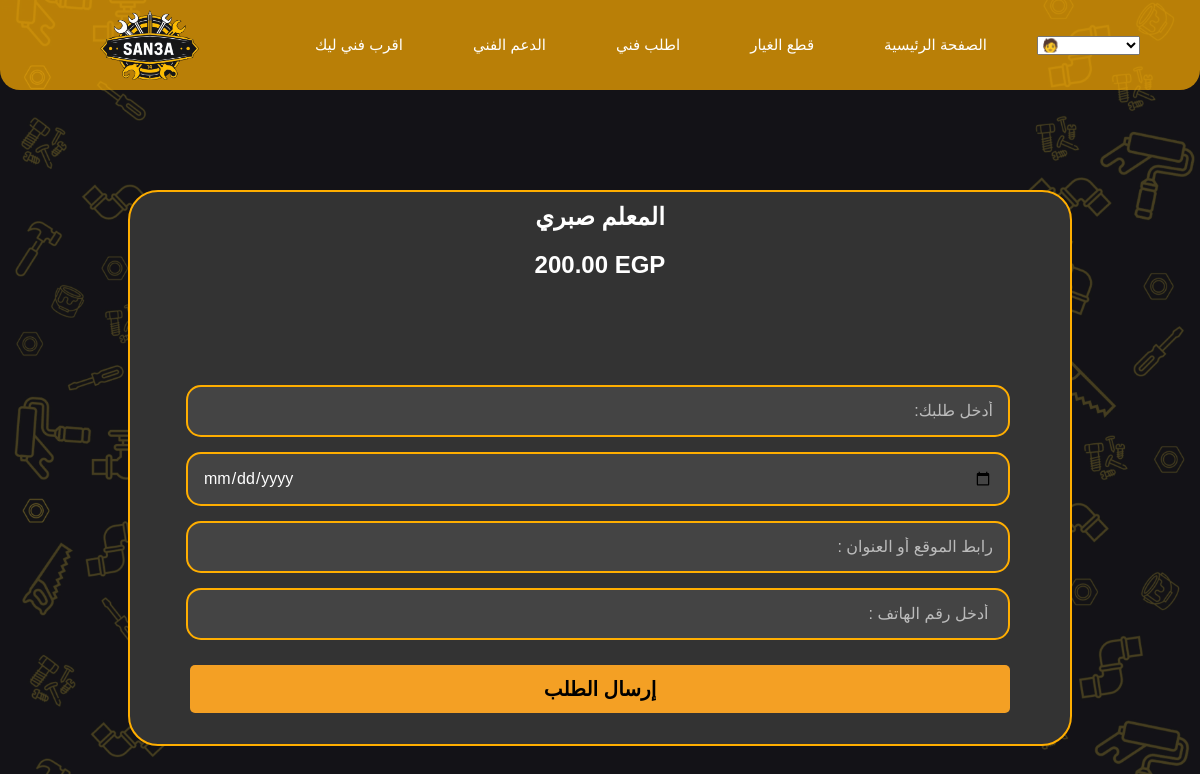
/order.php?id=38, run on the app's committed database.
### tables this page shows
CREATE TABLE `technicians` (
  `user_id` int(11) NOT NULL,
  `rating` decimal(3,2) DEFAULT 5.00,
  `visit_price` decimal(10,2) DEFAULT 200.00,
  `area` varchar(50) DEFAULT NULL,
  `province` varchar(50) DEFAULT 'القاهرة',
  `specialty` varchar(50) DEFAULT 'كهربائي',
  `work_hours` text DEFAULT 'من 5 الى 9',
  `tech_id` int(50) NOT NULL
);

CREATE TABLE `users` (
  `user_id` int(11) NOT NULL,
  `first_name` varchar(50) NOT NULL,
  `last_name` varchar(50) NOT NULL,
  `email` varchar(100) NOT NULL,
  `phone` varchar(15) DEFAULT NULL,
  `password` varchar(255) NOT NULL,
  `national_id` varchar(20) DEFAULT NULL,
  `user_type` enum('client','technician') NOT NULL,
  `address` text DEFAULT NULL,
  `created_at` timestamp NOT NULL DEFAULT current_timestamp()
);

### order.php (the view, shortened to what this page needs)
<?php
    $technician_id=$_GET['id'];
    include("DBconn/conn.php");
    $sql="SELECT users.first_name,users.last_name,technicians.visit_price
    FROM technicians
    JOIN users ON users.user_id = technicians.user_id
    WHERE technicians.user_id=$technician_id";
    $result=mysqli_query($conn,$sql);
    $row=mysqli_fetch_assoc($result);
?>
<!DOCTYPE html>
<html lang="ar">
<head>
    <link rel="stylesheet" href="style/order.css">
</head>
<body>
    <?php include('header.php'); ?>
    <div class="order">
        <h2><?php echo $row['first_name'].' '.$row['last_name'] ?></h2>
        <h2><?php echo $row['visit_price'].' '.'EGP'?></h2>
        <form method="post">
            <input type="text" name="serviceType" required placeholder="أدخل طلبك:">
            <input type="date" name="appointmentDate" required>
            <input type="text" name="address" required placeholder="رابط الموقع أو العنوان :">
            <input type="text" name="phone" required placeholder=" أدخل رقم الهاتف : ">
            <button type="submit">إرسال الطلب</button>
        </form>
    </div>
</body>
</html>

### style/order.css (style rules this page uses)
body { font-family: Arial, sans-serif; background: url(../Resorces/background.jpg); background-size: cover; text-align: center; margin: 0; padding: 0; }
form { display: flex; justify-content: center; flex-direction: column; direction: rtl; text-align: right; margin-top: auto; width: 100%; max-width: 860px; padding: 20px; box-sizing: border-box; gap: 15px; }
input { font-family: "Tajawal", sans-serif; justify-content: center; flex-direction: column; width: 790px; max-width: 800px; padding: 15px; border: 2px solid #ffae00; border-radius: 15px; background: #444; color: white; font-size: 16px; }
.order { display: flex; flex-direction: column; align-items: center; justify-content: center; text-align: center; margin-top: 100px; margin-bottom: auto; margin-left: auto; margin-right: auto; width: 90%; max-width: 900px; background: #333; border: 2px solid #ffae00; padding: 1px 20px; border-radius: 30px; height: 550px; }
h2 { color: white; padding: 0px; margin: 10px; }
input::placeholder { text-align: right; direction: rtl; color: #bbb }
button { font-family: "Tajawal", sans-serif; background-color: #f4a024; color: black; width: 100%; padding: 12px; margin: 10px 0; border-radius: 5px; border: none; cursor: pointer; font-size: 20px; font-weight: bold; }

### order.php (style rules this page uses)
h2 { font-weight: bold; }

### data on the page
technicians: user_id.first_name "المعلم", user_id.last_name "صبري", visit_price "200.00"
